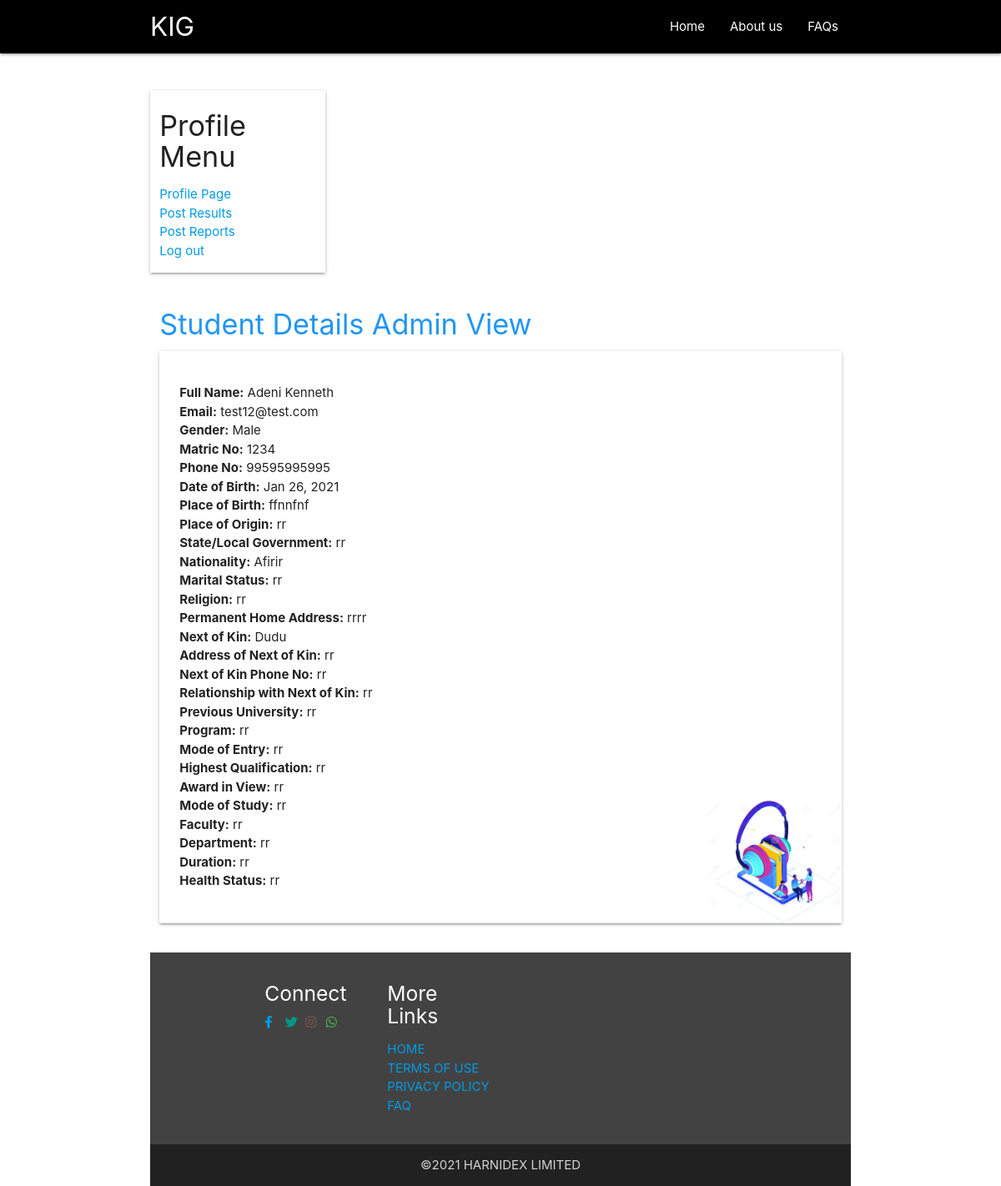
The app's page /admin/view/2 (signed in) with its own data.
### app/models.py (models this page shows, shortened)
class User(db.Model):
    id = db.Column(db.Integer, primary_key=True)
    name = db.Column(db.String(50),index=True,unique=True)
    email = db.Column(db.String(120),unique=True)
    phone = db.Column(db.String(50))
    matric = db.Column(db.String(20),unique=True)
    gender = db.Column(db.String(10))
    role = db.Column(db.String(10))
    password_hash = db.Column(db.String(200),index=True,unique=True)
    reqistered = db.Column(db.DateTime(), default= datetime.utcnow())

class Info(db.Model):
    id = db.Column(db.Integer, primary_key=True)
    DOB = db.Column(db.String(20))
    nationality = db.Column(db.String(120))
    POB = db.Column(db.String(120))
    POO = db.Column(db.String(120))
    state = db.Column(db.String(120))
    M_S = db.Column(db.String(120))
    religion = db.Column(db.String(120))
    address = db.Column(db.String(200))
    kin = db.Column(db.String(120))
    kin_address = db.Column(db.String(200))
    previous_uni = db.Column(db.String(120))
    program = db.Column(db.String(120))
    mode = db.Column(db.String(120))
    qualification = db.Column(db.String(120))
    award = db.Column(db.String(120))
    study = db.Column(db.String(120))
    faculty = db.Column(db.String(120))
    department = db.Column(db.String(120))
    duration = db.Column(db.String(120))
    health = db.Column(db.String(120))
    kin_relationship = db.Column(db.String(120))
    kin_no = db.Column(db.String(120))
    user_id = db.Column(db.Integer,index=True,unique=True)

### app/routes.py (the view, shortened to what this page needs)
@app.route('/admin/view/<id>')
def view(id):
    logged_in = True
    if 'name' in session:
        name = session['name']
        password = session['password']
        if name!= 'Admin':
            return redirect(url_for('logout'))
    user = User.query.filter(User.id==id).first()
    info = Info.query.filter(Info.user_id==id).first()
    if user is not None and info is not None:
        return render_template('admin.html',user=user,info=info)
    else:
        flash("Student not found!!")
        return redirect(url_for('dashboard'))

### app/templates/admin.html (shortened to what this page needs)
<!DOCTYPE html>
<html lang="en">
<head>
    <link rel="stylesheet" href="../static/css/materialize.min.css">
    <link rel="stylesheet" href="../static/fontawesome-5.15/css/all.min.css">
    <link rel="stylesheet"  href="{{url_for('static',filename='css/materialize.min.css')}}">
    <link rel="stylesheet"  href="{{url_for('static',filename='fontawesome-5.15/css/all.min.css')}}">
</head>
<body>
    <header>
        <nav class="black">
               <div class="container">
                   <a id="logo-container" href="#" class="brand-logo">KIG</a>
                   <ul class="right hide-on-med-and-down">
                     <li><a href="/">Home</a></li>
                     <li><a href="/about">About us</a></li>
                     <li><a href="/faq">FAQs</a></li>
                    </ul>
                 </div>
               </nav>
     </header>
<body>
  <div class="container">
    <br><br>
    <div class="row">
        <div class="col s3 z-depth-1">
            <h4>Profile Menu</h4>
            <ul class="links">
                <li><a href="/dashboard">Profile Page</a></li>
                <li> <a href="#" onclick=" M.toast({html: 'COMING SOON!',classes:'transparent  black-text'});">Post Results</a></li>
                <li> <a href="#"  onclick=" M.toast({html: 'COMING SOON!',classes:'transparent black-text'});">Post Reports</a></li>
                <li> <a href="/logout">Log out</a></li>
            </ul>
        </div>
 </div>
  <div class="row">
    <div class="col s12">
      <h4 class="blue-text">Student Details Admin View</h4>
      <div class="card-panel bg">
          <ul>
              <li><b>Full Name:</b> {{user.name}}</li>
              <li><b>Email:</b> {{user.email}}</li>
              <li><b>Gender:</b> {{user.gender}}</li>
              <li><b>Matric No:</b> {{user.matric}}</li>
              <li><b>Phone No:</b> {{user.phone}}</li>
              <li><b>Date of Birth:</b> {{info.DOB}}</li>
              <li><b>Place of Birth:</b> {{info.POB}}</li>
              <li><b>Place of Origin:</b> {{info.POO}}</li>
              <li><b>State/Local Government:</b> {{info.state}}</li>
              <li><b>Nationality:</b> {{info.nationality}}</li>
              <li><b>Marital Status:</b> {{info.M_S}}</li>
              <li><b>Religion:</b> {{info.religion}}</li>
              <li><b>Permanent Home Address:</b> {{info.address}}</li>
              <li><b>Next of Kin:</b> {{info.kin}}</li>
              <li><b>Address of Next of Kin:</b> {{info.kin_address}}</li>
              <li><b>Next of Kin Phone No:</b> {{info.kin_no}}</li>
              <li><b>Relationship with Next of Kin:</b> {{info.kin_relationship}}</li>
              <li><b>Previous University:</b> {{info.previous_uni}}</li>
              <li><b>Program:</b> {{info.program}}</li>
              <li><b>Mode of Entry:</b> {{info.mode}}</li>
              <li><b>Highest Qualification:</b> {{info.qualification}}</li>
              <li><b>Award in View:</b> {{info.award}}</li>
              <li><b>Mode of Study:</b> {{info.study}}</li>
              <li><b>Faculty:</b> {{info.faculty}}</li>
              <li><b>Department:</b> {{info.department}}</li>
              <li><b>Duration:</b> {{info.duration}}</li>
              <li><b>Health Status:</b> {{info.health}}</li>
          </ul>
      </div>
  </div>
  </div>
     <footer  class="page-footer grey darken-3">
      <div class="container">
        <div class="row">
          <div class="col l3 s12">
            <h5>Connect</h5>
            <div class="row">
              <div class='col s2'><a  href="http://www.facebook.com/harnidex"><i class="fab fa-facebook-f"></i></a></div>
              <div class='col s2'><a  href="http://www.twitter.com/harnidex_"><i class="fab fa-twitter teal-text"></i></a></div>
              <div class='col s2'><a  href="http://wwww.instagram.com/harnidex"><i class="fab fa-instagram brown-text"></i></a></div>
              <div class='col s2'><a  href="#!"><i class="fab fa-whatsapp green-text"></i></a></div>
            </div>
          </div>
           <div class="col l3 s12">
                <h5 class=>More Links</h5>
                <ul class="links">
                  <li><a  href="/">HOME</a></li>
                  <li><a  href="/extra">TERMS OF USE</a></li>
                  <li><a  href="/extra">PRIVACY POLICY</a></li>
                  <li><a  href="/faq">FAQ</a></li>
                </ul>
              </div>
        </div>
      </div>
        <div class="footer-copyright grey darken-4">
          <div class="container center-align">
    &copy;2021 HARNIDEX LIMITED
          </div>
      </div>
    </footer>
</body>
</html>

### records on screen
User: name "Adeni Kenneth", email "test12@test.com", gender "Male", matric "1234", phone "99595995995"
Info: DOB "Jan 26, 2021", POB "ffnnfnf", POO "rr", state "rr", nationality "Afirir", M_S "rr", religion "rr", address "rrrr", kin "Dudu", kin_address "rr", kin_no "rr", kin_relationship "rr", previous_uni "rr", program "rr", mode "rr", qualification "rr", award "rr", study "rr", faculty "rr", department "rr", duration "rr", health "rr"
